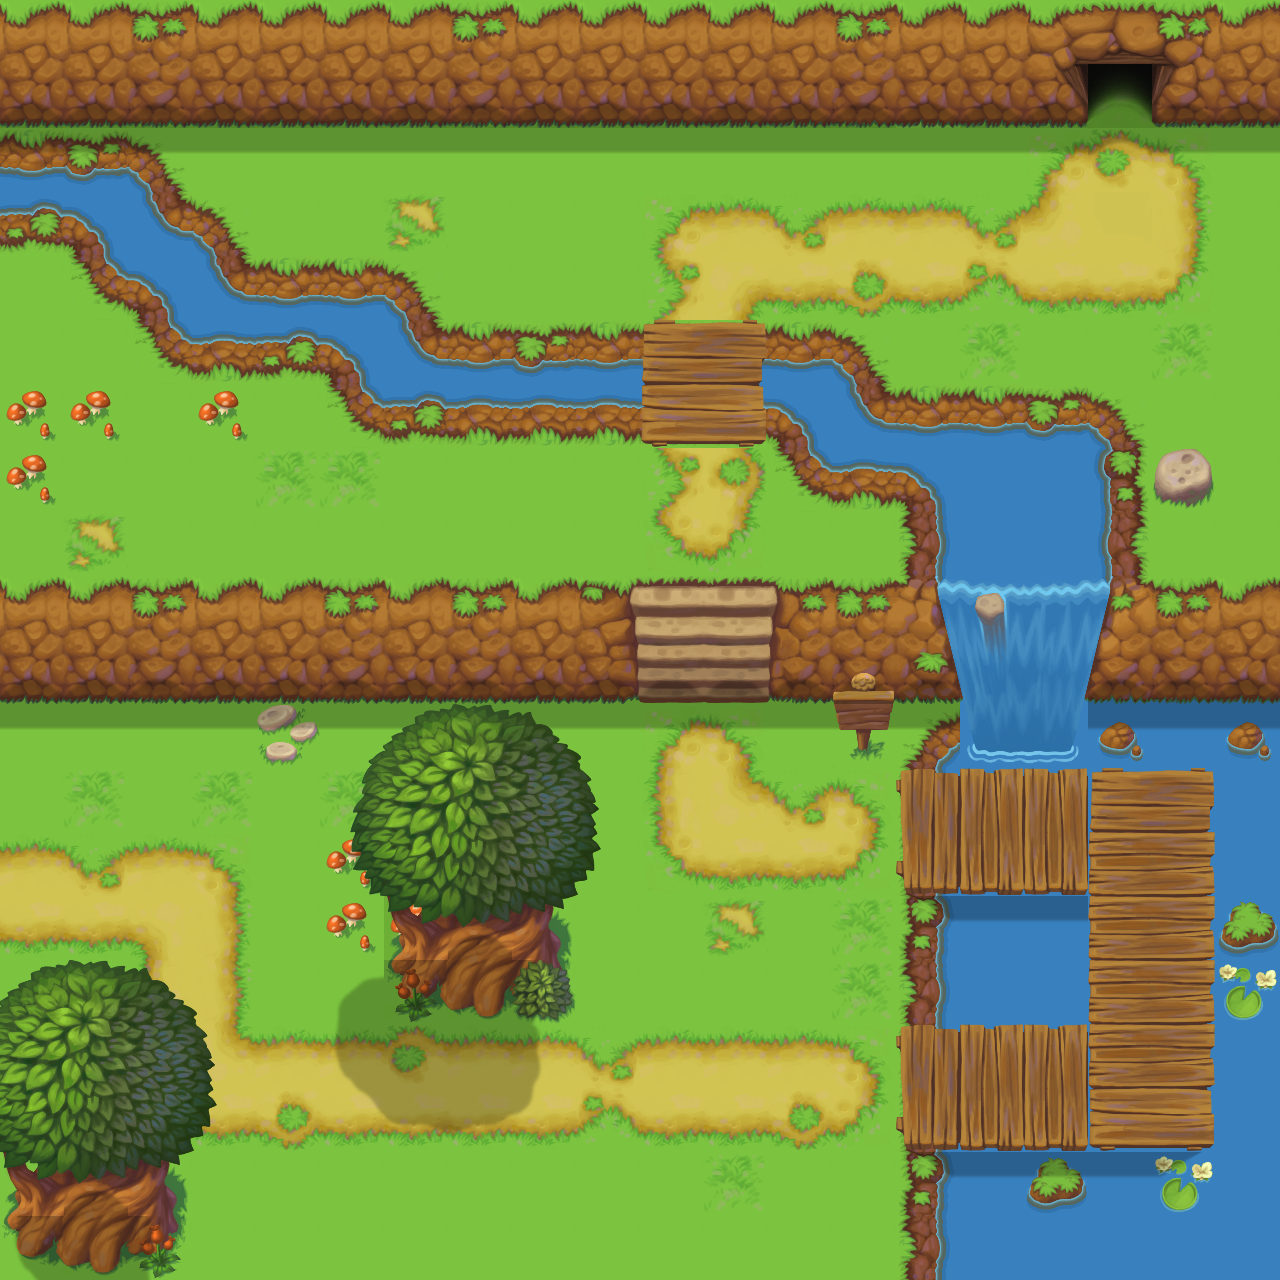

A level layout from a 2D game, rendered from its tile map. Below: a short description, then the map file with its tile-grid data intact:
An orthogonal 20x20 tile map with 64x64 px tiles, 4 tile layers (Kachelebene 1, deko, mehr deko, schatten), 4 tilesets.

<map version="1.2" tiledversion="1.2.3" orientation="orthogonal" renderorder="right-down" width="20" height="20" tilewidth="64" tileheight="64" infinite="0" nextlayerid="5" nextobjectid="1">
 <tileset firstgid="1" source="Grassland@64x64.tsx" />
 <tileset firstgid="257" source="Water@64x64.tsx" />
 <tileset firstgid="513" source="Waterfall@64x64.tsx" />
 <tileset firstgid="641" source="Shadows@64x64.tsx" />
 <layer id="1" name="Kachelebene 1" width="20" height="20">
  <data encoding="csv">
147,147,148,147,147,147,147,148,147,147,147,147,147,148,147,147,236,237,238,147,
70,70,70,70,70,70,70,70,70,70,70,70,70,70,18,70,70,70,70,70,
124,125,126,18,18,18,18,18,18,18,18,18,18,18,18,18,1,3,5,18,
172,128,143,126,18,18,19,18,18,18,1,2,4,2,2,4,23,51,21,18,
18,171,128,143,124,124,126,18,18,18,17,6,68,67,68,66,68,68,69,18,
18,18,171,173,172,128,143,124,125,124,124,124,141,66,18,20,18,18,20,18,
18,18,18,18,18,171,172,173,173,173,173,173,141,141,141,141,141,18,18,18,
18,18,18,18,20,20,18,18,18,18,17,37,18,18,18,141,141,18,18,18,
18,19,18,18,18,18,18,18,18,18,65,69,18,18,18,141,141,20,18,18,
147,147,148,147,147,148,147,148,147,87,88,88,89,148,565,566,567,568,148,147,
18,18,18,18,18,18,18,18,18,18,18,18,18,18,18,141,141,141,141,141,
18,18,18,18,18,18,18,18,18,18,1,5,18,18,123,141,141,141,141,141,
18,20,18,20,18,20,18,70,70,18,49,0,0,5,139,141,141,141,141,141,
2,2,2,5,18,18,18,18,20,18,65,68,68,68,139,141,141,141,141,141,
68,68,7,21,18,18,70,18,18,18,18,19,18,20,155,141,141,141,141,141,
18,18,49,21,18,18,18,18,18,18,18,18,18,20,139,141,141,141,141,141,
18,18,49,22,2,2,2,2,2,2,2,2,2,5,139,141,141,141,141,141,
18,20,65,68,68,68,68,68,68,68,68,68,68,69,139,141,141,141,141,141,
18,18,18,18,18,18,18,18,18,18,18,20,18,18,155,141,141,141,141,141,
18,18,18,18,18,18,18,18,18,18,18,18,18,18,139,141,141,141,141,141
</data>
 </layer>
 <layer id="2" name="deko" width="20" height="20">
  <data encoding="csv">
0,0,0,0,0,0,0,0,0,0,0,0,0,0,0,0,0,0,0,0,
163,163,164,163,163,163,163,164,163,163,163,163,163,164,163,163,252,253,254,163,
0,0,0,0,0,0,0,0,0,0,0,0,0,0,0,0,0,0,0,0,
0,0,0,0,0,0,0,0,0,0,0,0,0,0,0,0,0,0,0,0,
0,0,0,0,0,0,0,0,0,0,0,0,0,0,0,0,0,0,0,0,
0,0,0,0,0,0,0,0,0,0,75,76,124,126,0,0,0,0,0,0,
35,35,0,35,0,0,0,173,173,173,107,108,128,143,124,124,125,126,0,0,
35,0,0,0,0,0,0,0,0,0,0,0,171,173,128,0,0,158,115,0,
0,0,0,0,0,0,0,0,0,0,0,0,0,0,139,0,0,142,0,0,
0,0,0,0,0,0,0,0,0,0,0,0,0,0,187,188,189,190,0,0,
163,163,164,163,163,164,163,164,163,103,104,104,105,164,203,204,205,206,164,163,
0,0,0,0,34,177,669,669,669,181,0,0,0,669,219,220,221,140,0,140,
0,0,0,0,0,193,194,195,196,197,0,22,4,0,56,57,57,75,76,0,
0,4,0,0,0,35,35,211,212,213,0,0,0,69,72,73,73,91,92,0,
0,0,0,0,0,35,35,227,228,0,0,0,0,0,0,0,0,91,92,156,
178,179,180,181,0,241,242,243,244,0,0,0,0,0,0,0,0,91,92,157,
194,195,196,197,0,0,3,0,0,4,0,0,0,0,56,57,57,91,92,0,
210,211,212,213,67,0,0,0,0,66,0,0,67,0,72,73,73,107,108,0,
226,227,228,0,0,0,0,0,0,0,0,0,0,0,0,0,156,0,157,0,
242,243,244,0,0,0,0,0,0,0,0,0,0,0,0,0,0,0,0,0
</data>
 </layer>
 <layer id="3" name="mehr deko" width="20" height="20">
  <data encoding="csv">
0,0,0,0,0,0,0,0,0,0,0,0,0,0,0,0,0,0,0,0,
0,0,0,0,0,0,0,0,0,0,0,0,0,0,0,0,0,0,0,0,
0,0,0,0,0,0,0,0,0,0,0,0,0,0,0,0,0,0,0,0,
0,0,0,0,0,0,0,0,0,0,0,0,0,0,0,0,0,0,0,0,
0,0,0,0,0,0,0,0,0,0,0,0,0,0,0,0,0,0,0,0,
0,0,0,0,0,0,0,0,0,0,0,0,0,0,0,0,0,0,0,0,
0,0,0,0,0,0,0,0,0,0,0,0,0,0,0,0,0,0,0,0,
0,0,0,0,0,0,0,0,0,0,0,0,0,0,0,0,0,0,0,0,
0,0,0,0,0,0,0,0,0,0,0,0,0,0,0,0,0,0,0,0,
0,0,0,0,0,0,0,0,0,0,0,0,0,0,0,0,0,0,0,0,
0,0,0,0,0,0,0,0,0,0,0,0,0,90,0,0,0,0,0,0,
0,0,0,0,0,177,178,179,180,181,0,0,0,106,0,0,0,0,0,0,
0,0,0,0,0,193,194,0,0,0,0,0,0,0,0,0,0,0,0,0,
0,0,0,0,0,209,210,0,0,0,0,0,0,0,0,0,0,0,0,0,
0,0,0,0,0,0,226,0,0,0,0,0,0,0,0,0,0,0,0,0,
0,0,0,0,0,0,229,0,116,0,0,0,0,0,0,0,0,0,0,0,
0,0,0,0,0,0,0,0,0,0,0,0,0,0,0,0,0,0,0,0,
0,0,0,0,0,0,0,0,0,0,0,0,0,0,0,0,0,0,0,0,
0,0,0,0,0,0,0,0,0,0,0,0,0,0,0,0,0,0,0,0,
0,0,229,0,0,0,0,0,0,0,0,0,0,0,0,0,0,0,0,0
</data>
 </layer>
 <layer id="4" name="schatten" width="20" height="20">
  <data encoding="csv">
0,0,0,0,0,0,0,0,0,0,0,0,0,0,0,0,0,0,0,0,
646,646,646,646,646,646,646,646,646,646,646,646,646,646,646,646,646,646,646,646,
669,669,669,669,669,669,669,669,669,669,669,669,669,669,669,669,669,645,669,669,
0,0,0,0,0,0,0,0,0,0,0,0,0,0,0,0,0,0,0,0,
0,0,0,0,0,0,0,0,0,0,0,0,0,0,0,0,0,0,0,0,
0,0,0,0,0,0,0,0,0,0,0,0,0,0,0,0,0,0,0,0,
0,0,0,0,0,0,0,0,0,0,0,0,0,0,0,0,0,0,0,0,
0,0,0,0,0,0,0,0,0,0,0,0,0,0,0,0,0,0,0,0,
0,0,0,0,0,0,0,0,0,0,0,0,0,0,0,0,0,0,0,0,
0,0,0,0,0,0,0,0,0,0,0,0,0,0,0,0,0,0,0,0,
646,646,646,646,646,646,646,646,646,646,646,646,646,646,646,0,0,646,646,646,
669,669,669,669,669,669,0,0,0,669,669,669,669,0,669,0,0,669,669,669,
0,0,0,0,0,0,0,0,0,0,0,0,0,0,0,0,0,0,0,0,
0,0,0,0,0,0,0,0,0,0,0,0,0,0,0,0,0,0,0,0,
0,0,0,0,0,0,0,646,0,0,0,0,0,0,668,669,669,0,0,0,
0,0,0,0,0,641,650,654,655,0,0,0,0,0,0,0,0,0,0,0,
0,0,0,0,0,649,653,654,655,0,0,0,0,0,0,0,0,0,0,0,
0,0,0,0,0,657,661,662,663,0,0,0,0,0,0,0,0,0,0,0,
0,646,0,0,0,0,0,0,0,0,0,0,0,0,668,669,669,669,670,0,
649,650,651,0,0,0,0,0,0,0,0,0,0,0,0,0,0,0,0,0
</data>
 </layer>
</map>
